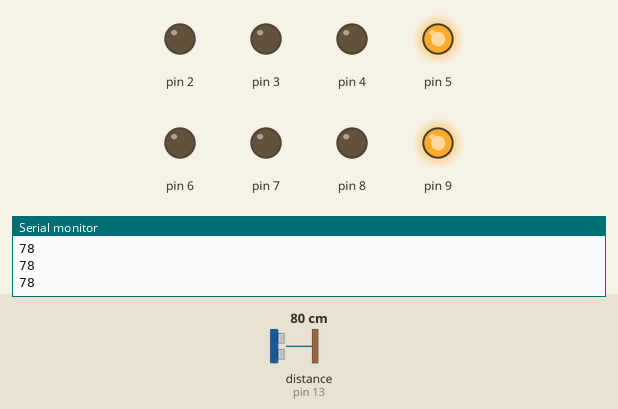
Simulated run of this sketch. Board: Arduino Uno, built with avr-gcc and run on an emulated ATmega328P. Shown: output pins drawn as LEDs (lit = HIGH), the last lines printed to the serial monitor. Wiring (inferred from the names in the program): ultrasonic range finder: trigger pin 12; echo pin 13. Inputs (shaded band) come from the test bench; at power-on: distance to the obstacle (sensor on pin 13) 80 cm. The echo pulse lasts 58.3 µs per cm; pins used as bus, display or sensor lines are not drawn.

Above: at 1.3 s.
1.4 s: distance to the obstacle (sensor on pin 13) set to 46 cm
2.9 s: distance to the obstacle (sensor on pin 13) set to 37 cm
At 3.4 s:
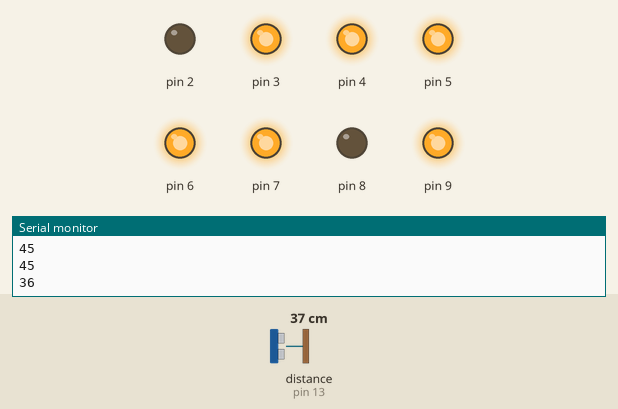
Timing chart, 0 to 5.9 s (numbered marks = the images above; inputs shaded):
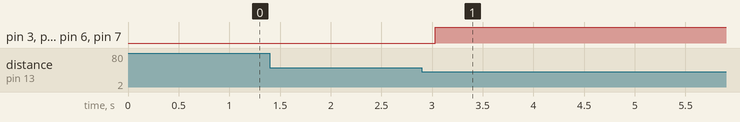

Measured:
- the behaviour switches between 42 and 41 cm on distance to the obstacle (sensor on pin 13) (found by bisection; images 0 and 1)
- after the input at 2.9 s, pin 3, pin 4, pin 6, pin 7: LOW → HIGH after 0.13 s

The sketch:

led7thanhNomodule.ino
```cpp
const int trig = 12;     // chân trig của HC-SR04 cảm biến siêu âm
const int echo = 13;     // chân echo của HC-SR04
int count = 0 ;
bool status1 = true;

void setup() {
  for (int pin = 2 ; pin <= 9 ; pin++) {
    pinMode(pin, OUTPUT);
    digitalWrite(pin, HIGH);
  }
  Serial.begin(9600);
  pinMode(trig, OUTPUT); // chân trig sẽ phát tín hiệu
  pinMode(echo, INPUT);   // chân echo sẽ nhận tín hiệu
}
void loop() {
  // hiển thị số 0
  int distance; // biến lưu khoảng các
  unsigned long duration;
  digitalWrite(trig, 0); // tắt chân tri
  delayMicroseconds(2);
  digitalWrite(trig, 1); // phát xung từ chân tri
  delayMicroseconds(5); // xung có độ dài 5 microSecond
  digitalWrite(trig, 0); // tắt chân trig
  //Tính toán thơif gian
  //đo độ rộng xung HIGH ở chân echo
  duration = pulseIn(echo, HIGH);
  //Tính khoảng cách
  distance = int(duration / 2 / 29.42);
  Serial.println(distance);

  if (distance <= 40 )
  {
    if (status1 == true)
      count ++;
    status1 = false;
    if (count == 10)
      count = 0;
  }
  else
  {
    status1 = true ;
  }
  if (count == 0 )
  {
    int n0[8] = {0, 0, 0, 1, 0, 0, 0, 1};
    for (int pin = 2; pin <= 9 ; pin++) {
      digitalWrite(pin, n0[pin - 2]);
    }
    delay(500);
  }

  // hiển thị số 1
  if (count == 1 )
  {
    int n1[8] = {0, 1, 1, 1, 1, 1, 0, 1};
    for (int pin = 2; pin <= 9 ; pin++) {
      digitalWrite(pin, n1[pin - 2]);
    }
    delay(500);
  }

  if (count == 2 )
  {
    // hiển thị số 2
    int n2[8] = {0, 0, 1, 0, 0, 0, 1, 1};
    for (int pin = 2; pin <= 9 ; pin++) {
      digitalWrite(pin, n2[pin - 2]);
    }
    delay(500);
  }

  // hiển thị số 3

  if (count == 3 )
  {
    int n3[8] = {0, 0, 1, 0, 1, 0, 0, 1};
    for (int pin = 2; pin <= 9 ; pin++) {
      digitalWrite(pin, n3[pin - 2]);
    }
    delay(500);
  }
  // hiển thị số 4
  if (count == 4 )
  {
    int n4[8] = {0, 1, 0, 0, 1, 1, 0, 1};
    for (int pin = 2; pin <= 9 ; pin++) {
      digitalWrite(pin, n4[pin - 2]);
    }
    delay(500);
  }
  // hiển thị số 5
  if (count == 5 )
  {
    int n5[8] = {1, 0, 0, 0, 1, 0, 0, 1};
    for (int pin = 2; pin <= 9 ; pin++) {
      digitalWrite(pin, n5[pin - 2]);
    }
    delay(500);
  }

  // hiển thị số 6
  if (count == 6 )
  {
    int n6[8] = {1, 0, 0, 0, 0, 0, 0, 1};
    for (int pin = 2; pin <= 9 ; pin++) {
      digitalWrite(pin, n6[pin - 2]);
    }
    delay(500);
  }
  // hiển thị số 7
  if (count == 7 )
  {
    int n7[8] = {0, 0, 1, 1, 1, 1, 0, 1};
    for (int pin = 2; pin <= 9 ; pin++) {
      digitalWrite(pin, n7[pin - 2]);
    }
    delay(500);
  }
  // hiển thị số 8
  if (count == 8 )
  {
    int n8[8] = {0, 0, 0, 0, 0, 0, 0, 1};
    for (int pin = 2; pin <= 9 ; pin++) {
      digitalWrite(pin, n8[pin - 2]);
    }
    delay(500);
  }
  // hiển thị số 9
  if (count == 9 )
  {
    int n9[8] = {0, 0, 0, 0, 1, 1, 0, 1};
    for (int pin = 2; pin <= 9 ; pin++) {
      digitalWrite(pin, n9[pin - 2]);
    }
    delay(500);
  }
}
```
